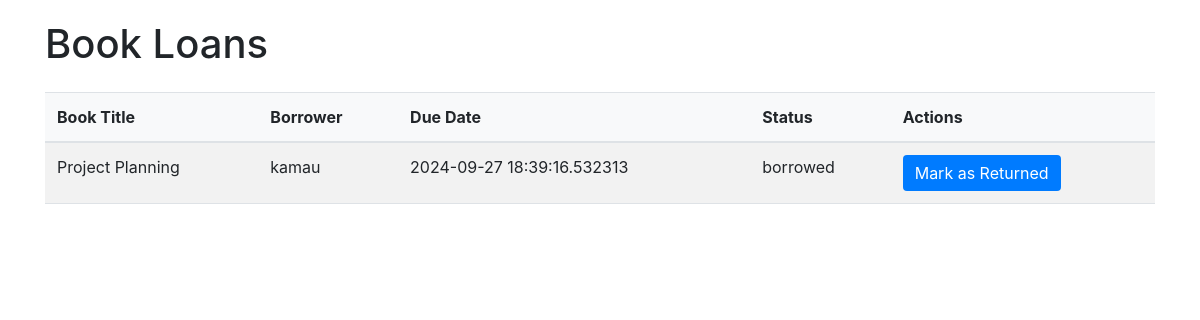
/book_loans, run on an earlier commit of the app's database.
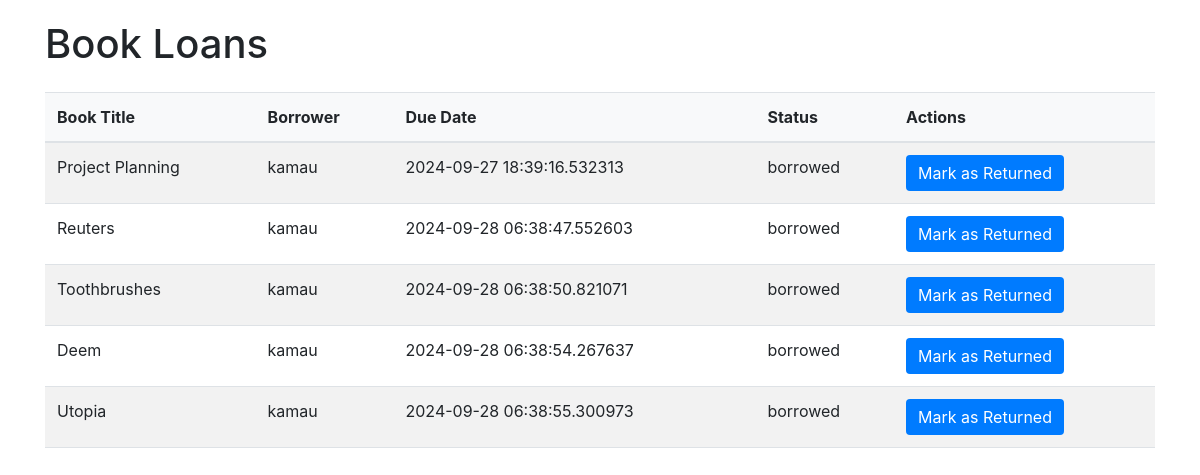
And on a later commit of the database.
### models.py (models this page shows, shortened)
class Loan(db.Model):
    id = db.Column(db.Integer, primary_key=True)
    book_id = db.Column(db.Integer, db.ForeignKey('book.id'), nullable=False)
    member_id = db.Column(db.Integer, db.ForeignKey('member.id'), nullable=False)
    borrow_date = db.Column(db.DateTime, default=datetime.utcnow)
    return_date = db.Column(db.DateTime, nullable=True)
    due_date = db.Column(db.DateTime, default=lambda: datetime.utcnow() + timedelta(days=14))
    status = db.Column(db.String(50), default='borrowed')  # Options: 'borrowed', 'returned', 'overdue'
    book = db.relationship('Book', backref=db.backref('loans', lazy=True))

class Book(db.Model):
    id = db.Column(db.Integer, primary_key=True)
    picture = db.Column(db.String(120), nullable=True)
    title = db.Column(db.String(150), nullable=False)
    author = db.Column(db.String(100), nullable=False)
    isbn = db.Column(db.String(20), unique=True, nullable=False)
    genre = db.Column(db.String(50), nullable=True)
    description = db.Column(db.String(50), nullable=False)
    publication_year = db.Column(db.Integer)
    available_quantity = db.Column(db.Integer, default=1)
    total_quantity = db.Column(db.Integer, default=1)
    shelf = db.Column(db.String(100), nullable=False)

class Member(db.Model):
    id = db.Column(db.Integer, primary_key=True)
    username = db.Column(db.String(150), unique=True, nullable=False)
    password = db.Column(db.String(150), nullable=False)
    borrow_history = db.relationship('Loan', backref='member', lazy=True)

### app.py (the view)
@app.route('/book_loans')
def book_loans():
    loans = Loan.query.filter(Loan.status != 'returned').all()  # Show only active loans
    form = ReturnBookForm()  # Create an instance of the form
    return render_template('book_loans.html', loans=loans, form=form)

### templates/book_loans.html (shortened to what this page needs)
<!DOCTYPE html>
<html lang="en">
<head>
    <link href="https://stackpath.bootstrapcdn.com/bootstrap/4.5.2/css/bootstrap.min.css" rel="stylesheet">
</head>
<body>
    <div class="container">
        <h1 class="mb-4">Book Loans</h1>
        <table class="table table-striped">
            <thead>
                <tr>
                    <th>Book Title</th>
                    <th>Borrower</th>
                    <th>Due Date</th>
                    <th>Status</th>
                    <th>Actions</th>
                </tr>
            </thead>
            <tbody>
                {% for loan in loans %}
                <tr>
                    <td>{{ loan.book.title }}</td>
                    <td>{{ loan.member.username }}</td>
                    <td>{{ loan.due_date }}</td>
                    <td>{{ loan.status }}</td>
                    <td>
                        <form action="{{ url_for('return_book', loan_id=loan.id) }}" method="POST">
                            <button type="submit">Mark as Returned</button>
                        </form>
                    </td>
                </tr>
                {% endfor %}
            </tbody>
        </table>
    </div>
</body>
</html>

What changed in the data, as far as the page shows it:
added Loan: book "Reuters", member.username "kamau", due_date "2024-09-28 06:38:47.552603", status "borrowed"
added Loan: book "Toothbrushes", member.username "kamau", due_date "2024-09-28 06:38:50.821071", status "borrowed"
added Loan: book "Deem", member.username "kamau", due_date "2024-09-28 06:38:54.267637", status "borrowed"
added Loan: book "Utopia", member.username "kamau", due_date "2024-09-28 06:38:55.300973", status "borrowed"
